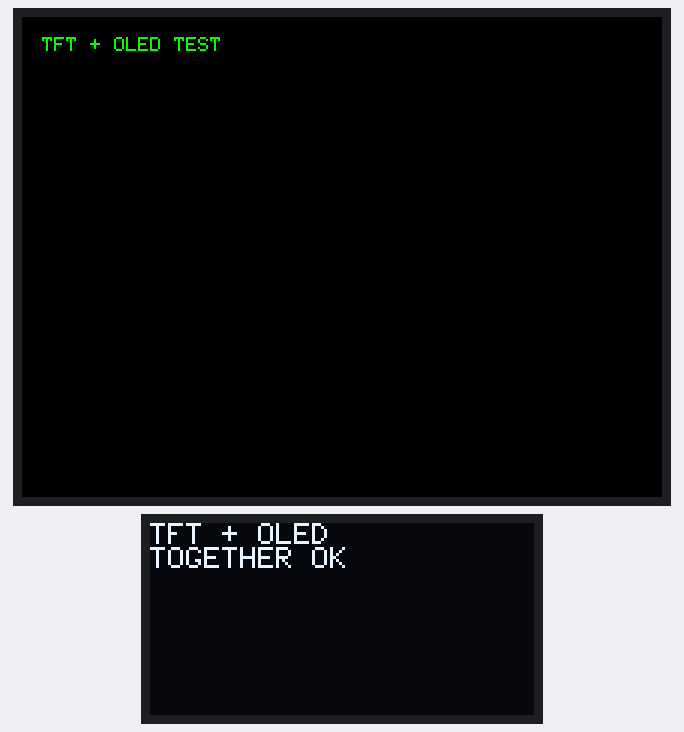
A sketch run on a simulated Arduino Uno, built with avr-gcc and run on an emulated ATmega328P. On the bench: 320×240 colour display, 128×64 one-colour display. What the sketch prints to the serial monitor is not drawn.

Above: at 0.3 s.
At 5.1 s:
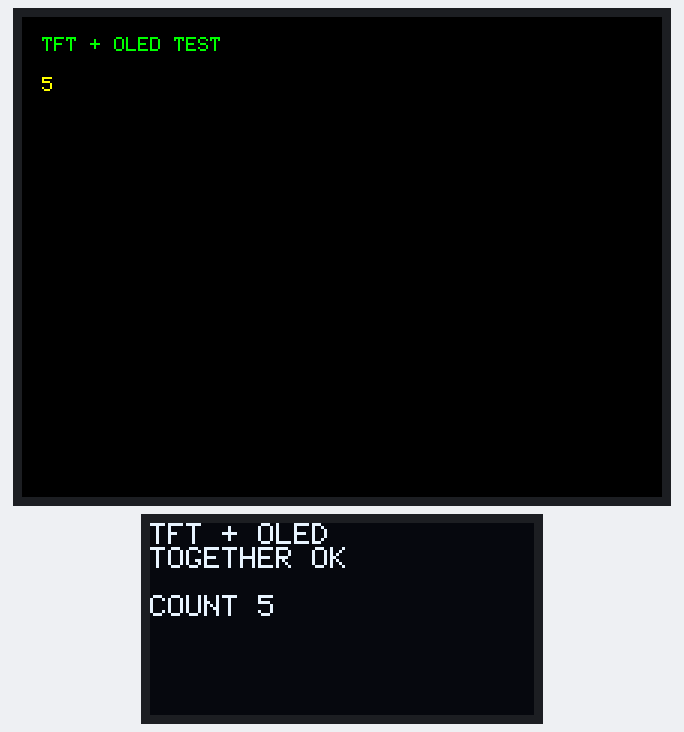
At 9.1 s:
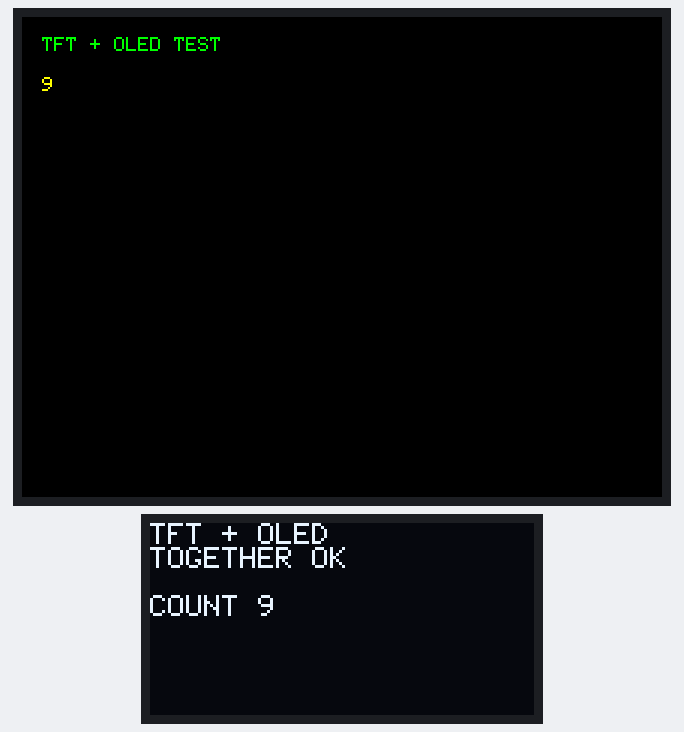
At 19.1 s:
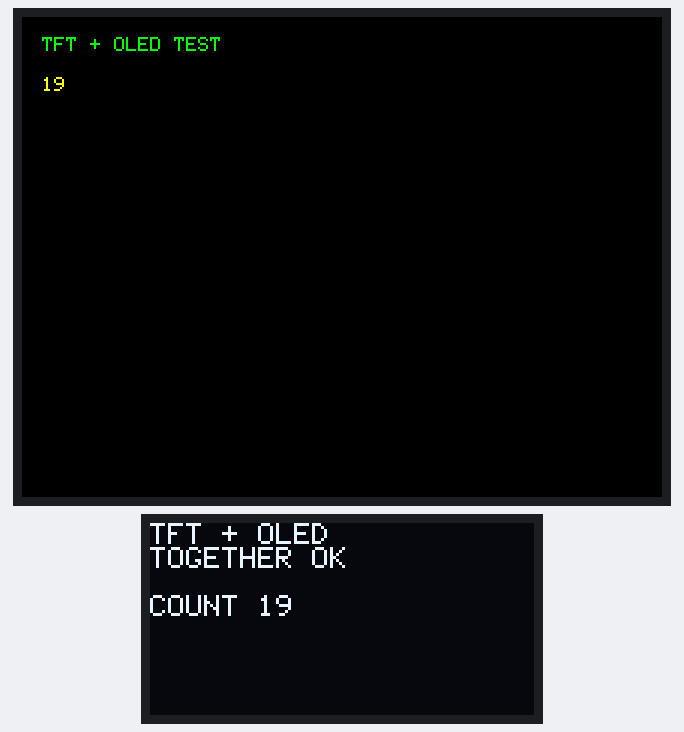
At 29.1 s:
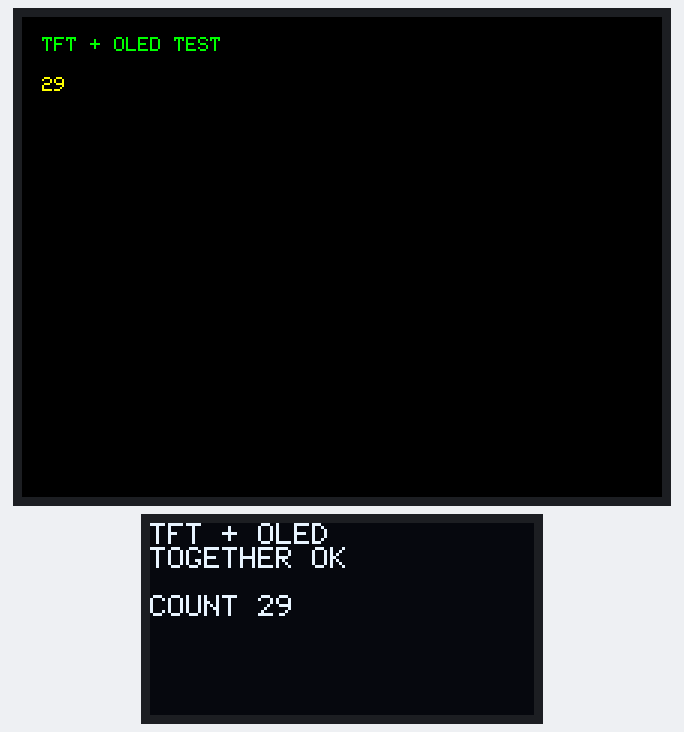
At 39.1 s:
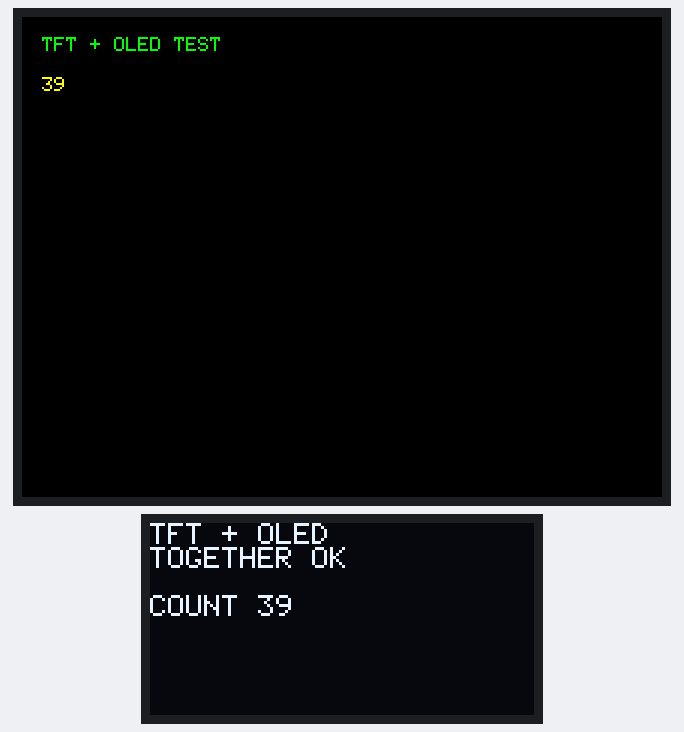

Measured:
- what the display in image 1 shows lasts 1.0 s, from 5.0 s to 6.0 s

The sketch:

08_tft_oled_together.ino
```cpp
#include <Arduino.h>
#include <Wire.h>
#include <SSD1306Ascii.h>
#include <SSD1306AsciiWire.h>
#include <Adafruit_GFX.h>
#include <Adafruit_ILI9341.h>

SSD1306AsciiWire oled;
Adafruit_ILI9341 tft(10, 9, 11, 13);

void setup() {
  Serial.begin(115200);

  tft.begin();
  tft.setRotation(1);
  tft.fillScreen(ILI9341_BLACK);
  tft.setTextColor(ILI9341_GREEN);
  tft.setCursor(10, 10);
  tft.print(F("TFT + OLED TEST"));

  Wire.begin();
  Wire.setClock(400000UL);
  oled.begin(&Adafruit128x64, 0x3C);
  oled.setFont(System5x7);
  oled.clear();
  oled.println(F("TFT + OLED"));
  oled.println(F("TOGETHER OK"));

  Serial.println(F("TEST 08 initialized"));
}

void loop() {
  static uint32_t n = 0;
  static uint32_t last = 0;
  if ((uint32_t)(millis() - last) >= 1000) {
    last = millis();
    ++n;
    tft.fillRect(10, 30, 150, 12, ILI9341_BLACK);
    tft.setCursor(10, 30);
    tft.setTextColor(ILI9341_YELLOW);
    tft.print(n);
    oled.setCursor(0, 3);
    oled.print(F("COUNT "));
    oled.print(n);
    oled.print(F("   "));
    Serial.println(n);
  }
}
```
